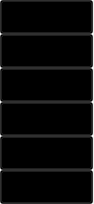
<?xml version="1.0" encoding="UTF-8"?>
<ui version="4.0">
 <class>ShortcutWdg</class>
 <widget class="QWidget" name="ShortcutWdg">
  <property name="geometry">
   <rect>
    <x>0</x>
    <y>0</y>
    <width>94</width>
    <height>204</height>
   </rect>
  </property>
  <property name="windowTitle">
   <string>ShortcutWdg</string>
  </property>
  <layout class="QVBoxLayout" name="verticalLayout">
   <property name="spacing">
    <number>0</number>
   </property>
   <property name="leftMargin">
    <number>0</number>
   </property>
   <property name="topMargin">
    <number>0</number>
   </property>
   <property name="rightMargin">
    <number>0</number>
   </property>
   <property name="bottomMargin">
    <number>0</number>
   </property>
   <item>
    <widget class="QPushButton" name="But_chat">
     <property name="minimumSize">
      <size>
       <width>93</width>
       <height>34</height>
      </size>
     </property>
     <property name="maximumSize">
      <size>
       <width>93</width>
       <height>34</height>
      </size>
     </property>
     <property name="styleSheet">
      <string notr="true">#But_chat{
background-color:rgba(0,0,0,153);
	border-image: url(:/desktopMenu/img/desktopMenu/chat.png);
}
#But_chat:hover{
background-color:rgba(0,0,0,180);
	border-image: url(:/desktopMenu/img/desktopMenu/chatHover.png);
}</string>
     </property>
     <property name="text">
      <string/>
     </property>
    </widget>
   </item>
   <item>
    <widget class="QPushButton" name="But_member">
     <property name="minimumSize">
      <size>
       <width>93</width>
       <height>34</height>
      </size>
     </property>
     <property name="maximumSize">
      <size>
       <width>93</width>
       <height>34</height>
      </size>
     </property>
     <property name="styleSheet">
      <string notr="true">#But_member{
background-color:rgba(0,0,0,153);
	border-image: url(:/desktopMenu/img/desktopMenu/member.png);
}
#But_member:hover{
background-color:rgba(0,0,0,180);

	border-image: url(:/desktopMenu/img/desktopMenu/memberHover.png);
}</string>
     </property>
     <property name="text">
      <string/>
     </property>
    </widget>
   </item>
   <item>
    <widget class="QPushButton" name="But_Testpaper">
     <property name="minimumSize">
      <size>
       <width>93</width>
       <height>34</height>
      </size>
     </property>
     <property name="maximumSize">
      <size>
       <width>93</width>
       <height>34</height>
      </size>
     </property>
     <property name="styleSheet">
      <string notr="true">#But_Testpaper{
background-color:rgba(0,0,0,153);
	border-image: url(:/desktopMenu/img/desktopMenu/examination.png);
}
#But_Testpaper:hover{
background-color:rgba(0,0,0,180);
	border-image: url(:/desktopMenu/img/desktopMenu/examinationHover.png);
}</string>
     </property>
     <property name="text">
      <string/>
     </property>
    </widget>
   </item>
   <item>
    <widget class="QPushButton" name="But_Signin">
     <property name="minimumSize">
      <size>
       <width>93</width>
       <height>34</height>
      </size>
     </property>
     <property name="maximumSize">
      <size>
       <width>93</width>
       <height>34</height>
      </size>
     </property>
     <property name="styleSheet">
      <string notr="true">#But_Signin{
background-color:rgba(0,0,0,153);
	border-image: url(:/desktopMenu/img/desktopMenu/signIn.png);
}
#But_Signin:hover{
background-color:rgba(0,0,0,180);
	border-image: url(:/desktopMenu/img/desktopMenu/signInHover.png);
}</string>
     </property>
     <property name="text">
      <string/>
     </property>
    </widget>
   </item>
   <item>
    <widget class="QPushButton" name="But_answer">
     <property name="minimumSize">
      <size>
       <width>93</width>
       <height>34</height>
      </size>
     </property>
     <property name="maximumSize">
      <size>
       <width>93</width>
       <height>34</height>
      </size>
     </property>
     <property name="styleSheet">
      <string notr="true">#But_answer{
background-color:rgba(0,0,0,153);
	border-image: url(:/desktopMenu/img/desktopMenu/answer.png);
}
#But_answer:hover{
background-color:rgba(0,0,0,180);
	border-image: url(:/desktopMenu/img/desktopMenu/answerHover.png);
}</string>
     </property>
     <property name="text">
      <string/>
     </property>
    </widget>
   </item>
   <item>
    <widget class="QPushButton" name="But_time">
     <property name="minimumSize">
      <size>
       <width>93</width>
       <height>34</height>
      </size>
     </property>
     <property name="maximumSize">
      <size>
       <width>93</width>
       <height>34</height>
      </size>
     </property>
     <property name="styleSheet">
      <string notr="true">#But_time{
background-color:rgba(0,0,0,153);
	border-image: url(:/desktopMenu/img/desktopMenu/Timer.png);
}
#But_time:hover{
background-color:rgba(0,0,0,180);
	border-image: url(:/desktopMenu/img/desktopMenu/TimerHover.png);
}</string>
     </property>
     <property name="text">
      <string/>
     </property>
    </widget>
   </item>
  </layout>
 </widget>
 <layoutdefault spacing="6" margin="11"/>
 <resources>
  <include location="../../VLive/VLive.qrc"/>
 </resources>
 <connections/>
</ui>
